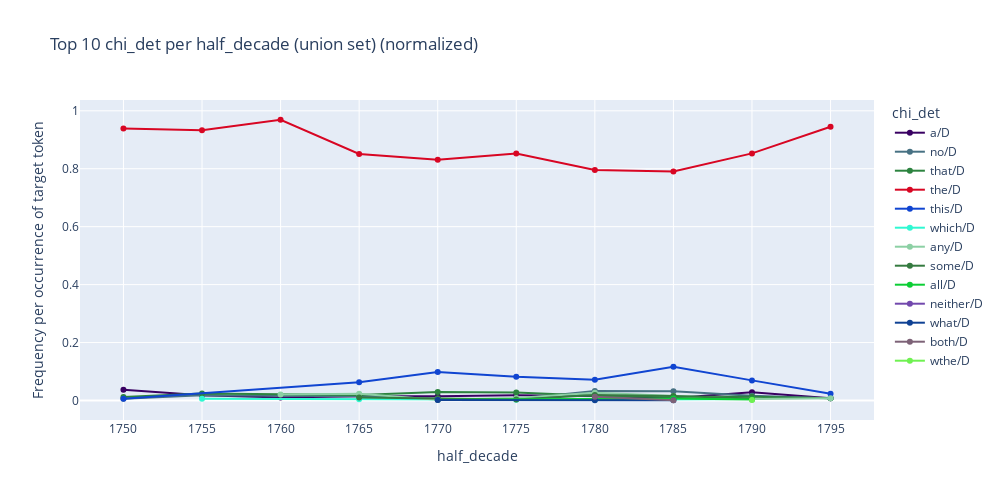

Notebook source saved alongside this figure:
### Code cell
# Bar chart (absolute freq)
plot_top_slot_fillers_by_period(air_det_df, 
                              slot_type='chi_det',
                              top_n=10,
                              normalized=True, # Normalised or Raw count
                              time_col='half_decade',
                              chart_type='line' # either line or bar
                              )

### Figure 1 — Plotly figure (JSON) as saved in the notebook; plotly's stock layout.template omitted (floating-point values rounded to 4 significant figures)
{"data": [{"hovertemplate": "chi_det=a/D<br>half_decade=%{x}<br>Frequency per occurrence of target token=%{y}<extra></extra>", "legendgroup": "a/D", "line": {"color": "#390062", "dash": "solid"}, "marker": {"symbol": "circle"}, "mode": "lines+markers", "name": "a/D", "orientation": "v", "showlegend": true, "type": "scatter", "x": [1750, 1755, 1760, 1765, 1770, 1775, 1780, 1785, 1790, 1795], "xaxis": "x", "y": [0.03681, 0.01829, 0.01031, 0.01471, 0.01468, 0.01774, 0.01523, 0.008724, 0.0281, 0.007874], "yaxis": "y"}, {"hovertemplate": "chi_det=no/D<br>half_decade=%{x}<br>Frequency per occurrence of target token=%{y}<extra></extra>", "legendgroup": "no/D", "line": {"color": "#477183", "dash": "solid"}, "marker": {"symbol": "circle"}, "mode": "lines+markers", "name": "no/D", "orientation": "v", "showlegend": true, "type": "scatter", "x": [1750, 1755, 1765, 1770, 1775, 1780, 1785, 1790, 1795], "xaxis": "x", "y": [0.006135, 0.01829, 0.01471, 0.005874, 0.005543, 0.03299, 0.03162, 0.01653, 0.007874], "yaxis": "y"}, {"hovertemplate": "chi_det=that/D<br>half_decade=%{x}<br>Frequency per occurrence of target token=%{y}<extra></extra>", "legendgroup": "that/D", "line": {"color": "#2c833f", "dash": "solid"}, "marker": {"symbol": "circle"}, "mode": "lines+markers", "name": "that/D", "orientation": "v", "showlegend": true, "type": "scatter", "x": [1750, 1755, 1765, 1770, 1775, 1780, 1785, 1790, 1795], "xaxis": "x", "y": [0.01227, 0.02439, 0.01891, 0.02937, 0.02772, 0.01607, 0.01309, 0.01322, 0.007874], "yaxis": "y"}, {"hovertemplate": "chi_det=the/D<br>half_decade=%{x}<br>Frequency per occurrence of target token=%{y}<extra></extra>", "legendgroup": "the/D", "line": {"color": "#d80623", "dash": "solid"}, "marker": {"symbol": "circle"}, "mode": "lines+markers", "name": "the/D", "orientation": "v", "showlegend": true, "type": "scatter", "x": [1750, 1755, 1760, 1765, 1770, 1775, 1780, 1785, 1790, 1795], "xaxis": "x", "y": [0.9387, 0.9329, 0.9691, 0.8508, 0.8311, 0.8525, 0.7953, 0.7906, 0.8529, 0.9449], "yaxis": "y"}, {"hovertemplate": "chi_det=this/D<br>half_decade=%{x}<br>Frequency per occurrence of target token=%{y}<extra></extra>", "legendgroup": "this/D", "line": {"color": "#1045d1", "dash": "solid"}, "marker": {"symbol": "circle"}, "mode": "lines+markers", "name": "this/D", "orientation": "v", "showlegend": true, "type": "scatter", "x": [1750, 1765, 1770, 1775, 1780, 1785, 1790, 1795], "xaxis": "x", "y": [0.006135, 0.06303, 0.09838, 0.08204, 0.07191, 0.1167, 0.06942, 0.02362], "yaxis": "y"}, {"hovertemplate": "chi_det=which/D<br>half_decade=%{x}<br>Frequency per occurrence of target token=%{y}<extra></extra>", "legendgroup": "which/D", "line": {"color": "#2ff8d2", "dash": "solid"}, "marker": {"symbol": "circle"}, "mode": "lines+markers", "name": "which/D", "orientation": "v", "showlegend": true, "type": "scatter", "x": [1755, 1765, 1770, 1775, 1780, 1790], "xaxis": "x", "y": [0.006098, 0.004202, 0.004405, 0.002217, 0.002538, 0.004959], "yaxis": "y"}, {"hovertemplate": "chi_det=any/D<br>half_decade=%{x}<br>Frequency per occurrence of target token=%{y}<extra></extra>", "legendgroup": "any/D", "line": {"color": "#8cd0a4", "dash": "solid"}, "marker": {"symbol": "circle"}, "mode": "lines+markers", "name": "any/D", "orientation": "v", "showlegend": true, "type": "scatter", "x": [1760, 1765, 1770, 1775, 1780, 1785, 1790, 1795], "xaxis": "x", "y": [0.02062, 0.02311, 0.002937, 0.008869, 0.02707, 0.01527, 0.004959, 0.007874], "yaxis": "y"}, {"hovertemplate": "chi_det=some/D<br>half_decade=%{x}<br>Frequency per occurrence of target token=%{y}<extra></extra>", "legendgroup": "some/D", "line": {"color": "#347a3f", "dash": "solid"}, "marker": {"symbol": "circle"}, "mode": "lines+markers", "name": "some/D", "orientation": "v", "showlegend": true, "type": "scatter", "x": [1765, 1770, 1775, 1780, 1785, 1790], "xaxis": "x", "y": [0.0105, 0.007342, 0.003326, 0.01861, 0.01527, 0.006612], "yaxis": "y"}, {"hovertemplate": "chi_det=all/D<br>half_decade=%{x}<br>Frequency per occurrence of target token=%{y}<extra></extra>", "legendgroup": "all/D", "line": {"color": "#0cce35", "dash": "solid"}, "marker": {"symbol": "circle"}, "mode": "lines+markers", "name": "all/D", "orientation": "v", "showlegend": true, "type": "scatter", "x": [1770, 1780, 1785, 1790], "xaxis": "x", "y": [0.002937, 0.006768, 0.006543, 0.003306], "yaxis": "y"}, {"hovertemplate": "chi_det=neither/D<br>half_decade=%{x}<br>Frequency per occurrence of target token=%{y}<extra></extra>", "legendgroup": "neither/D", "line": {"color": "#7248ad", "dash": "solid"}, "marker": {"symbol": "circle"}, "mode": "lines+markers", "name": "neither/D", "orientation": "v", "showlegend": true, "type": "scatter", "x": [1770], "xaxis": "x", "y": [0.002937], "yaxis": "y"}, {"hovertemplate": "chi_det=what/D<br>half_decade=%{x}<br>Frequency per occurrence of target token=%{y}<extra></extra>", "legendgroup": "what/D", "line": {"color": "#0f4194", "dash": "solid"}, "marker": {"symbol": "circle"}, "mode": "lines+markers", "name": "what/D", "orientation": "v", "showlegend": true, "type": "scatter", "x": [1770, 1780, 1785], "xaxis": "x", "y": [0.001468, 0.000846, 0.001091], "yaxis": "y"}, {"hovertemplate": "chi_det=both/D<br>half_decade=%{x}<br>Frequency per occurrence of target token=%{y}<extra></extra>", "legendgroup": "both/D", "line": {"color": "#7d6277", "dash": "solid"}, "marker": {"symbol": "circle"}, "mode": "lines+markers", "name": "both/D", "orientation": "v", "showlegend": true, "type": "scatter", "x": [1780, 1785], "xaxis": "x", "y": [0.01269, 0.001091], "yaxis": "y"}, {"hovertemplate": "chi_det=wthe/D<br>half_decade=%{x}<br>Frequency per occurrence of target token=%{y}<extra></extra>", "legendgroup": "wthe/D", "line": {"color": "#6ff151", "dash": "solid"}, "marker": {"symbol": "circle"}, "mode": "lines+markers", "name": "wthe/D", "orientation": "v", "showlegend": true, "type": "scatter", "x": [1790], "xaxis": "x", "y": [0.001653], "yaxis": "y"}], "layout": {"height": 500, "hovermode": "x unified", "legend": {"title": {"text": "chi_det"}, "tracegroupgap": 0}, "title": {"text": "Top 10 chi_det per half_decade (union set) (normalized)"}, "width": 1000, "xaxis": {"anchor": "y", "domain": [0, 1], "tickmode": "array", "ticktext": [1750, 1755, 1760, 1765, 1770, 1775, 1780, 1785, 1790, 1795], "tickvals": [1750, 1755, 1760, 1765, 1770, 1775, 1780, 1785, 1790, 1795], "title": {"text": "half_decade"}}, "yaxis": {"anchor": "x", "domain": [0, 1], "title": {"text": "Frequency per occurrence of target token"}}}}
